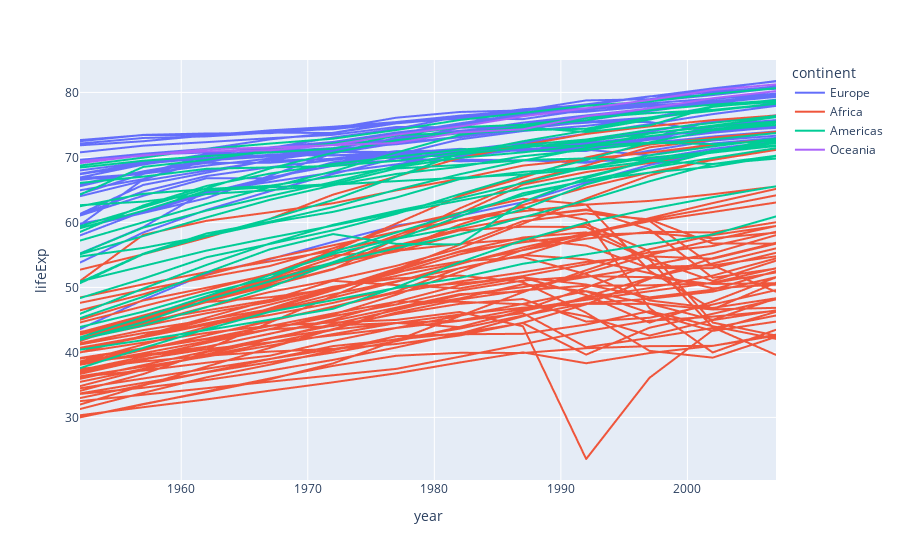

Source (notebook cell):
### Code cell
df = px.data.gapminder().query("continent != 'Asia'") # remove Asia for visibility

fig = px.line(df, x = 'year', y = 'lifeExp', color = 'continent', line_group = 'country', hover_name = 'country')

fig.show()

df
